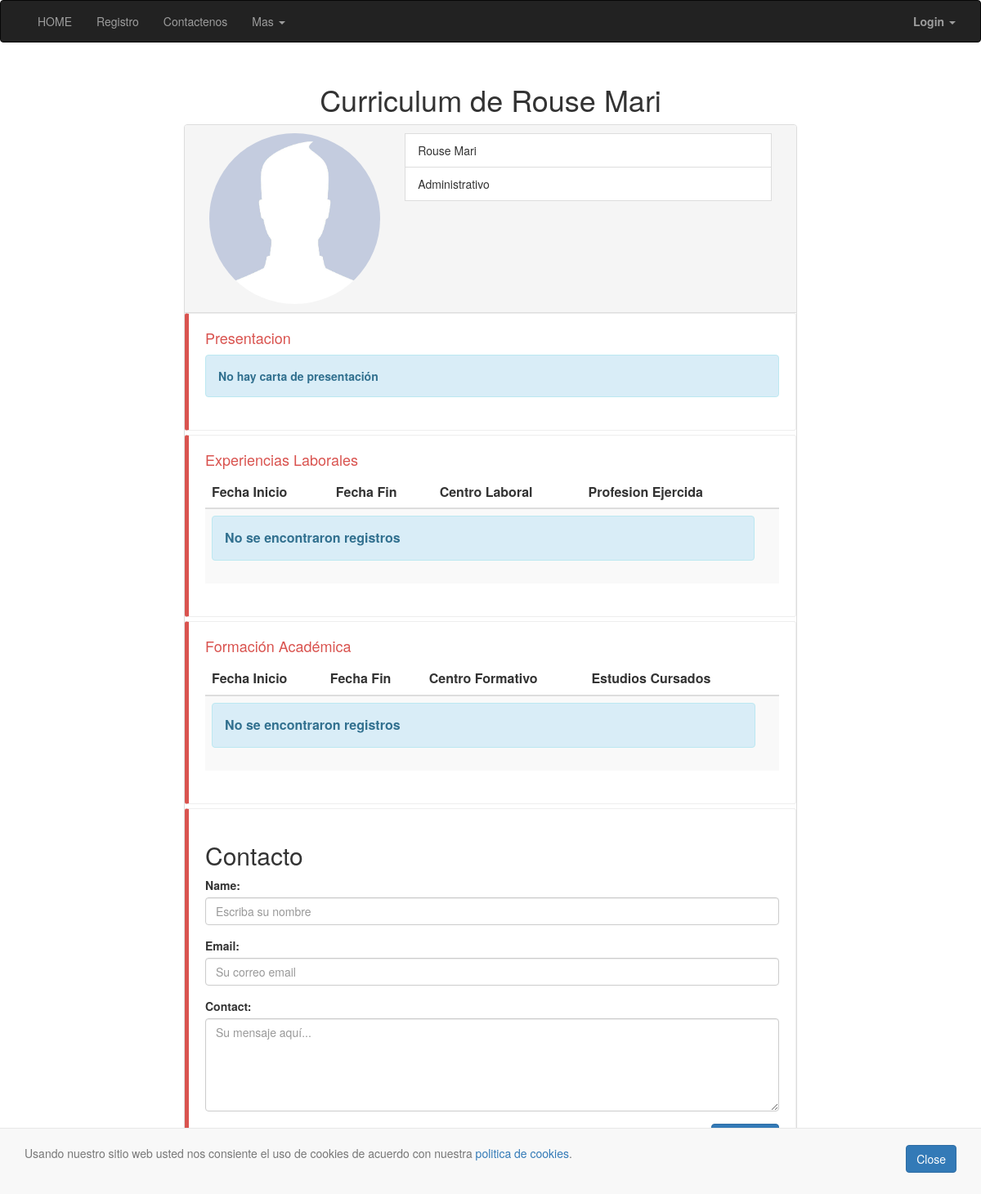
/viewusr.php?id=4, run on the app's committed database.
### tables this page shows
CREATE TABLE `usr` (
  `id_usr` int(11) NOT NULL,
  `mail` varchar(150) NOT NULL,
  `pass` varchar(100) NOT NULL,
  `name` varchar(50) NOT NULL,
  `surname` varchar(250) NOT NULL,
  `FK_id_prof` int(11) NOT NULL DEFAULT '0',
  `admin` tinyint(1) NOT NULL DEFAULT '0',
  `pic` varchar(150) NOT NULL DEFAULT 'default.jpg',
  `presentacion` text NOT NULL
);

CREATE TABLE `profesion` (
  `id_prof` int(11) NOT NULL,
  `nombre_profesion` varchar(50) NOT NULL
);

### php/MySQLDataSource.php (called while the page is built, shortened)
<?php
function conectar(){
    @$connect = new mysqli("localhost","root","root","curriculum");
    if($connect->connect_errno){
       printf("<h1><span>LA CONEXIÓN CON LA BASE DE DATOS HA FALLADO: %s\n".$connect->connect_error."</span></h1>");
       exit();
    }else{
        return $connect;
    }
}
function usrconsult ($id){
    $enlace = conectar();
  $query = "SELECT `id_usr`, `mail`, `pass`,`name`,`surname`,`admin`,`pic`,`FK_id_prof`, `nombre_profesion`,`presentacion`
   FROM `usr` INNER JOIN `profesion` WHERE usr.FK_id_prof = profesion.id_prof AND usr.id_usr = '".$id."'";
  if(!$result =$enlace->query($query)){
   $mysqli->close();
   return false;
  }else {
        if ($result->num_rows === 0) {
            $enlace->close();
            return false;
        }else{
            $row = $result->fetch_assoc();
            return $row;
        }
    }
}
?>

### viewusr.php (the view, shortened to what this page needs)
<?php
include_once "php/MySQLDataSource.php";
include_once "php/functions.php";
include_once "php/common.php";
if(isset($_GET['id'])){
    $usrdisplay = usrconsult($_GET['id']);
}else{
    header('Location: http://' . $_SERVER['HTTP_HOST'] );
}
?>
<html>
<head>
    <link rel="stylesheet" type="text/css" href="css/cv.css"/>
</head>
<body>
<div class="container">
<div class="resume">
    <header>
    <h1 class="page-title text-center">Curriculum de <?= $usrdisplay['name'].' '.$usrdisplay['surname']?></h1>
  </header>
<div class="row">
  <div class="col-xs-12 col-sm-12 col-md-offset-1 col-md-10 col-lg-offset-2 col-lg-8">
    <div class="panel panel-default">
      <div class="panel-heading resume-heading">
        <div class="row">
          <div class="col-lg-12">
            <div class="col-xs-12 col-sm-4">
              <figure>
                <img class="img-circle img-responsive" alt="" src="media/usrimg/<?= $usrdisplay['pic']?>">
              </figure>
            </div>
            <div class="col-xs-12 col-sm-8">
              <ul class="list-group">
                <li class="list-group-item"><?= $usrdisplay['name'].' '.$usrdisplay['surname']?></li>
                <li class="list-group-item"><?= $usrdisplay['nombre_profesion']?></li>
              </ul>
            </div>
          </div>
        </div>
      </div>
      <div class="bs-callout bs-callout-danger">
        <h4>Presentacion</h4>
        <?php $pres=$usrdisplay['presentacion'];
        if(empty($pres)){
          echo "<div class='alert alert-info'>
        <strong>No hay carta de presentación</strong>
        </div>";
        }else{
          $pres = str_replace(PHP_EOL,"<br>",$pres);
          echo $pres;
        }
         ?>
      </div>
  <div class="bs-callout bs-callout-danger">
     <h4>Experiencias Laborales</h4>
     <table class="table table-striped table-responsive ">
        <thead>
            <tr>
                <th>Fecha Inicio</th>
                <th>Fecha Fin</th>
                <th>Centro Laboral</th>
                <th>Profesion Ejercida</th>
                <th></th>
            </tr>
        </thead>
        <tbody>
        </tbody>
    </table>
  </div>
  <div class="bs-callout bs-callout-danger">
    <h4>Formación Académica</h4>
    <table class="table table-striped table-responsive ">
            <thead>
        <tr>
            <th>Fecha Inicio</th>
            <th>Fecha Fin</th>
            <th>Centro Formativo</th>
            <th>Estudios Cursados</th>
            <th></th>
        </tr>
      </thead>
      <tbody>
      </tbody>
    </table>
  </div>
  <div class="bs-callout bs-callout-danger" id="contacto">
  <h2>Contacto</h2>
  <form action="php/sendmail.php" method="POST">
  	 <div class="form-group">
      <label for="email">Name:</label>
      <input type="text" class="form-control" name="nombre" id="name" placeholder="Escriba su nombre" required>
    </div>
    <div class="form-group">
      <label for="email">Email:</label>
      <input type="email" class="form-control" name="email" id="email" placeholder="Su correo email" required>
    </div>
    <div class="form-group">
      <label style="vertical-align: top">Contact:</label>
      <textarea class="form-control" rows="5" name="mensaje" id="comment" placeholder="Su mensaje aquí..." required></textarea>
    </div>
    <button type="submit" class="btn btn-primary pull-right" id="submit" name="submit"><i class="glyphicon glyphicon-envelope" ></i> Enviar</button><br>
  </form>
  </div>
</div>
</div>
</div>
</div>
</body>
</html>

### css/style-one.css (style rules this page uses)
.container { margin-bottom: 10px; }

### css/cv.css (style rules this page uses)
.bs-callout { -moz-border-bottom-colors: none; -moz-border-left-colors: none; -moz-border-right-colors: none; -moz-border-top-colors: none; border-color: #eee; border-image: none; border-radius: 3px; border-style: solid; border-width: 1px 1px 1px 5px; margin-bottom: 5px; padding: 20px; }
.bs-callout:last-child { margin-bottom: 0px; }
.bs-callout h4 { margin-bottom: 10px; margin-top: 0; }
.bs-callout-danger { border-left-color: #d9534f; }
.bs-callout-danger h4 { color: #d9534f; }
.resume .list-group-item:first-child, .resume .list-group-item:last-child { border-radius:0; }

### data on the page
usr: name "Rouse", surname "Mari", pic (placeholder picture), FK_id_prof.nombre_profesion "Administrativo"

### other printed values
$title "HOME"
$title "Registro"
$title "Contactenos"
